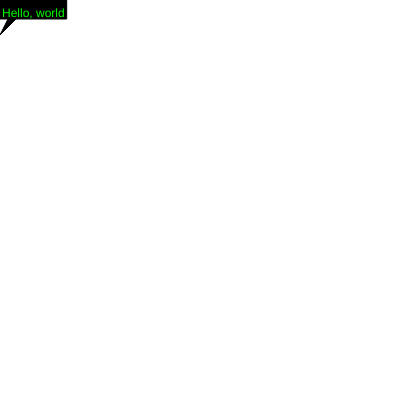
Frame 1 (no input)
Frame 60 (no input): identical to frame 1, image omitted
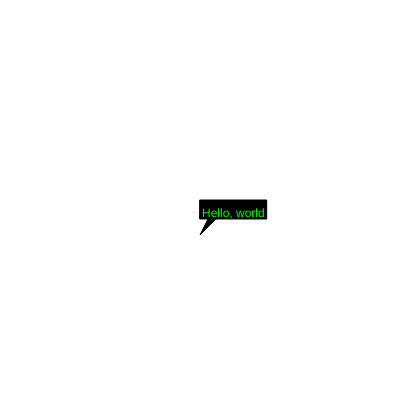
Frame 120 (the mouse pressed at the canvas centre since frame 60)

The p5.js sketch that drew these frames (run headless with seeded random() and noise() and a simulated clock; from frame 60 on, the mouse is pressed at the canvas centre):

// p5.js sketch
// ── sketch.js
// 練習問題：吹き出し
// 吹き出しの位置、背景色 etc. を関数 balloon の引数で指定できるようにしてみよう
// 吹き出しにしっぽを付けてみよう
function setup(){
  createCanvas(400, 400);
}
function draw(){
  background(255);
  balloon("Hello, world",mouseX,mouseY);
}

function balloon(t,x,y){
  let w = textWidth(t);
  let h = textAscent() + textDescent();
  let p = 2;
  fill(0);
  rect(x, y, w + p * 2, h + p * 2);
  triangle(x + 10, y + h, x, y + h + 20, x + 20, y + h)
  fill(0,255,0);
  text(t, x + p, y + h + p);
}
